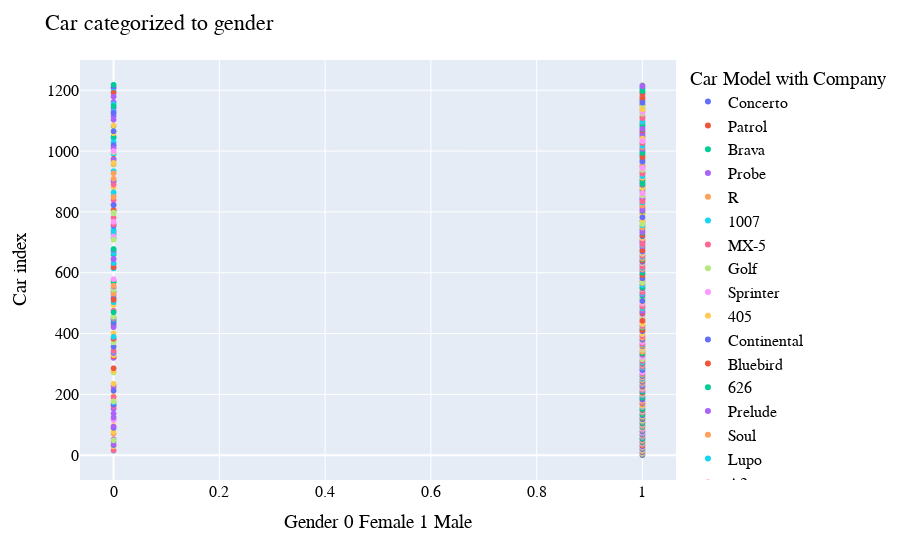

The notebook cell this image was saved under:
### Code cell
g = X_test3['Gender']
inv = lb.inverse_transform(y_test3)
inv1 = lb.inverse_transform(ypred)
fig = px.scatter(inv1,g, color=inv1)
fig.update_layout(
    title="Car categorized to gender",
    xaxis_title="Gender 0 Female 1 Male",
    yaxis_title="Car index",
    legend_title="Car Model with Company",
    font=dict(
        family="Courier New, monospace",
        size=16,
        color="Black"
    )
)
fig.show()
